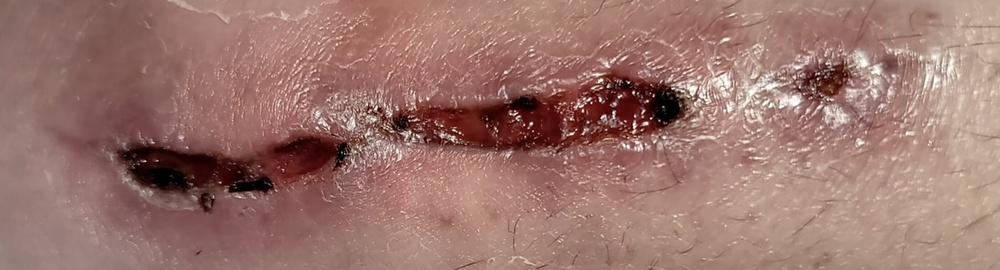
#> input picture ComputerVision/images/ankle3.jpg, 1000 x 270 px, shrunk from 1742 x 470 before the run, found by its file name
$ python scratch_assay_using_scikit_image.py
#> lines starting #> are read from the running program, lines starting #| are printed output that depends on the picture; after the words box and inside, x2 and y2 are one past the last pixel; in counts of white or black regions, pixels touching at a corner belong together
import matplotlib.pyplot as plt
from skimage import io
from skimage.filters.rank import entropy
from skimage.morphology import disk
from skimage.color import rgb2gray
import numpy as np
from skimage.filters import threshold_otsu
import glob

img = io.imread("images/ankle3.jpg")
#> img is the input picture: shape (270, 1000, 3); mean R, G, B 155.6, 117.2, 108.8
gray_img = rgb2gray(img)
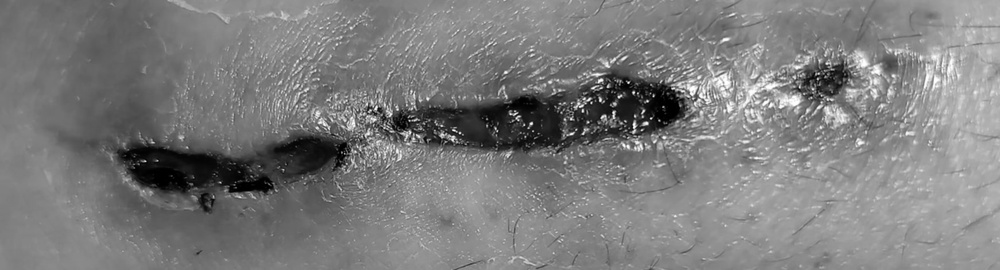
#> gray_img: shape (270, 1000) float64; min 0, max 0.999, mean 0.489
gray_img = (gray_img * 255).astype(np.uint8)
entropy_img = entropy(gray_img, disk(5))
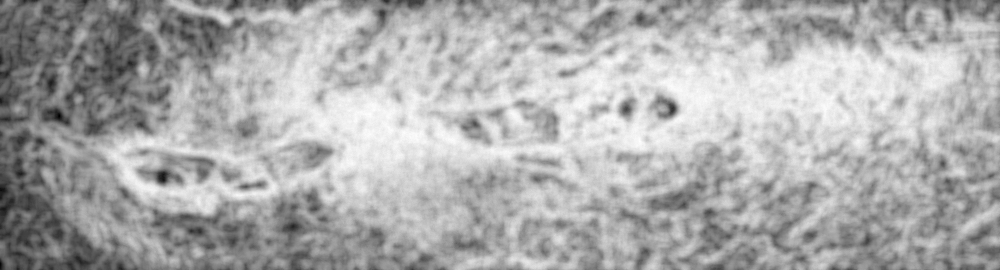
#> entropy_img: shape (270, 1000) float64; min 0.358, max 6.17, mean 4.29; drawn with min black and max white
thresh = threshold_otsu(entropy_img)
#> thresh = 4.14
binary = entropy_img <= thresh
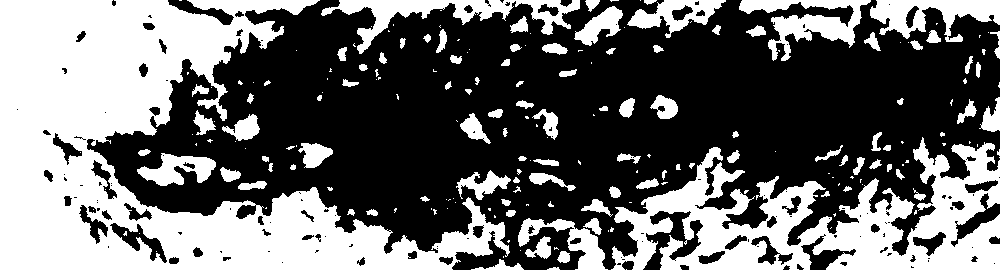
#> binary: shape (270, 1000) bool; 41.2% white; 206 white regions (108 under 20 px), largest, box (x1, y1, x2, y2) and area: (0, 0, 510, 270) 60967, (611, 137, 1000, 270) 23906, (321, 0, 580, 54) 3820

plt.imsave("ankle_gray33.png", gray_img)
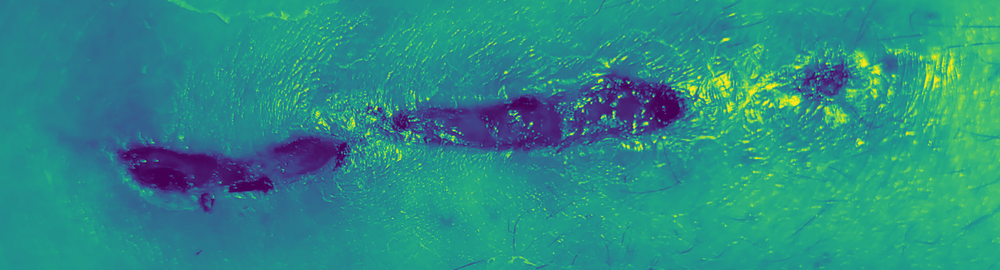
#> saved as ankle_gray33.png: shape (270, 1000, 3); mean R, G, B 42.3, 139.8, 133.4
plt.imsave("ankle_entropy33.png", entropy_img)
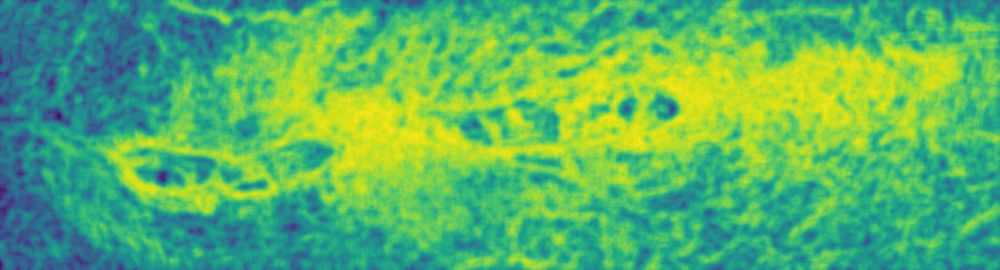
#> saved as ankle_entropy33.png: shape (270, 1000, 3); mean R, G, B 88, 180.9, 102.4
plt.imsave("ankle_binary33.png", binary)
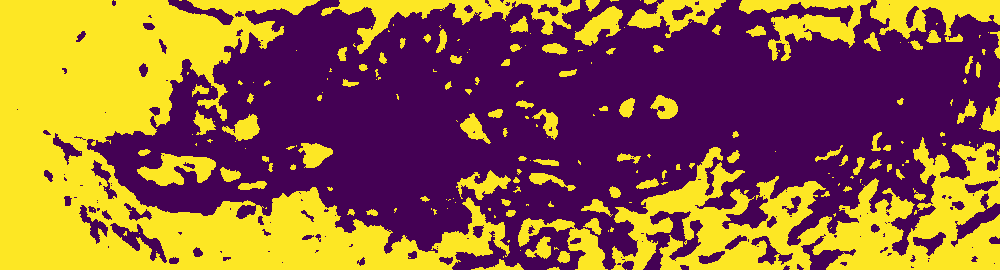
#> saved as ankle_binary33.png: shape (270, 1000, 3); mean R, G, B 144.2, 95.7, 64.2

$ run again, with ComputerVision/images/ankle1.jpg copied over ComputerVision/images/ankle3.jpg
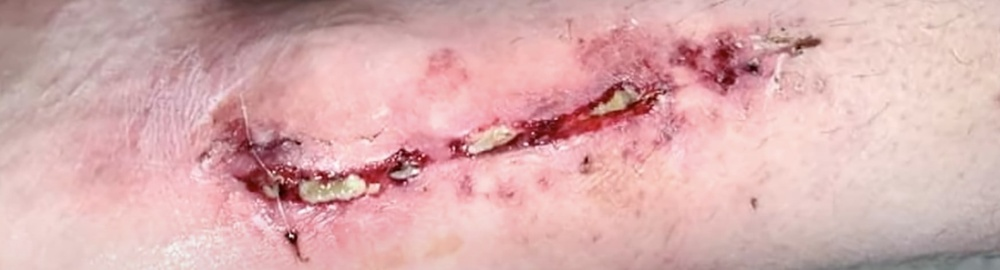
#> input picture ComputerVision/images/ankle1.jpg, 1000 x 270 px, shrunk from 1742 x 470 before the run, found by its file name
#> img is the input picture: shape (270, 1000, 3); mean R, G, B 217.1, 173.1, 173.9
#> thresh = 3.97
#> `binary = entropy_img <= thresh`:
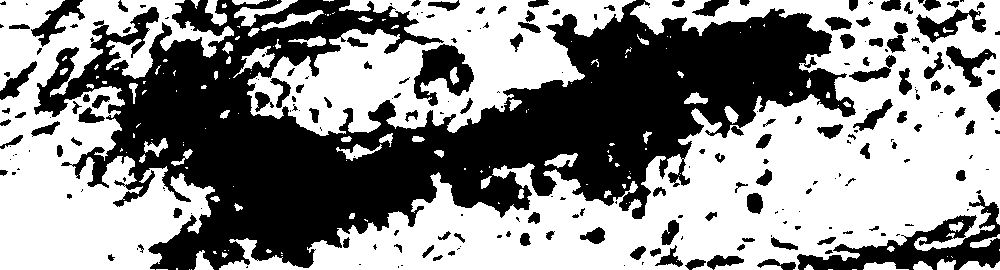
#> binary: shape (270, 1000) bool; 55.4% white; 233 black regions (105 under 20 px), largest, box (x1, y1, x2, y2) and area: (34, 0, 856, 270) 98664, (797, 195, 1000, 270) 5038, (414, 44, 474, 106) 1964
#> `plt.imsave("ankle_binary33.png", binary)`:
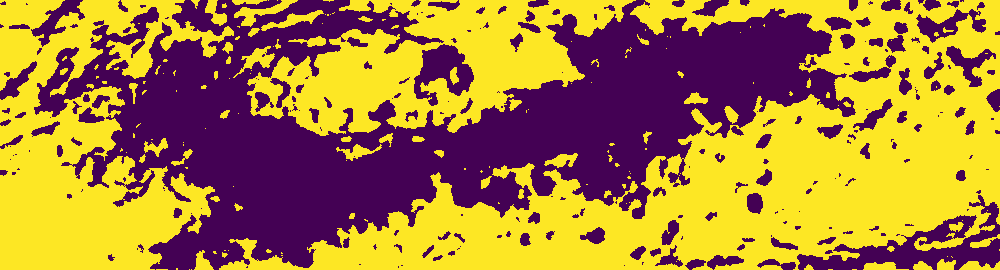
#> saved as ankle_binary33.png: shape (270, 1000, 3); mean R, G, B 170.4, 128.3, 57.4

$ run again, with ComputerVision/images/ankle2.jpg copied over ComputerVision/images/ankle3.jpg
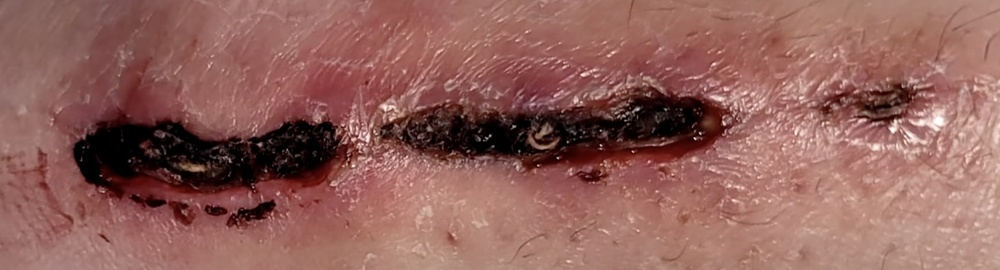
#> input picture ComputerVision/images/ankle2.jpg, 1000 x 270 px, shrunk from 1742 x 470 before the run, found by its file name
#> img is the input picture: shape (270, 1000, 3); mean R, G, B 145.6, 97.6, 90.9
#> thresh = 4.17
#> `binary = entropy_img <= thresh`:
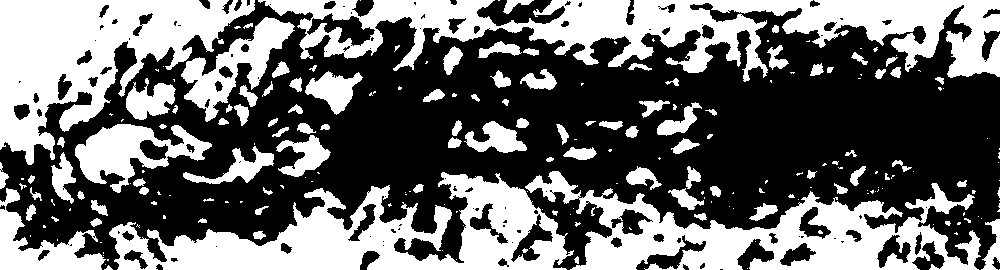
#> binary: shape (270, 1000) bool; 41.8% white; 225 white regions (124 under 20 px), largest, box (x1, y1, x2, y2) and area: (258, 0, 1000, 82) 26475, (109, 172, 574, 270) 20286, (0, 0, 255, 165) 19741
#> `plt.imsave("ankle_binary33.png", binary)`:
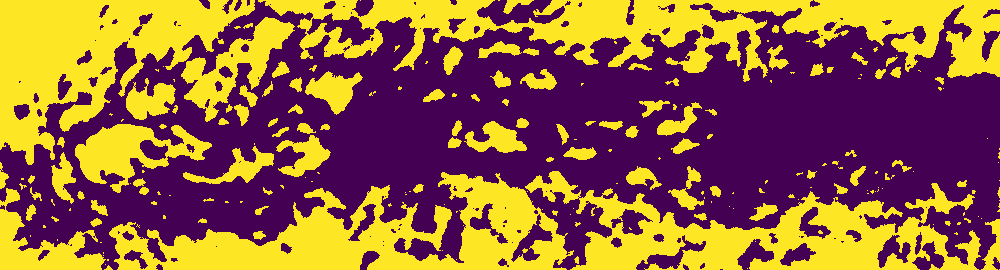
#> saved as ankle_binary33.png: shape (270, 1000, 3); mean R, G, B 145.3, 97.1, 63.9

$ run again, with ComputerVision/images/ankle5.jpg copied over ComputerVision/images/ankle3.jpg
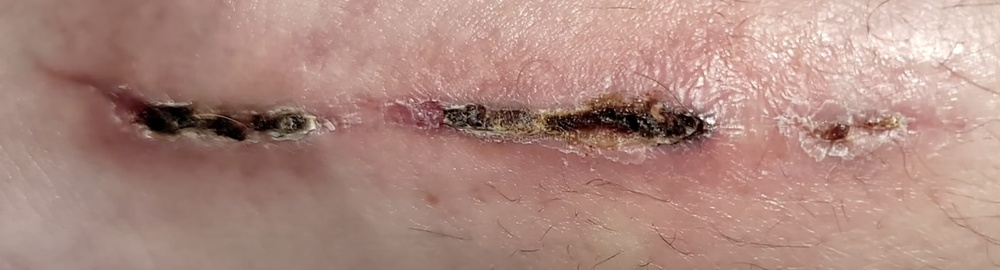
#> input picture ComputerVision/images/ankle5.jpg, 1000 x 270 px, shrunk from 1742 x 470 before the run, found by its file name
#> img is the input picture: shape (270, 1000, 3); mean R, G, B 173.7, 138, 128.4
#> thresh = 3.79
#> `binary = entropy_img <= thresh`:
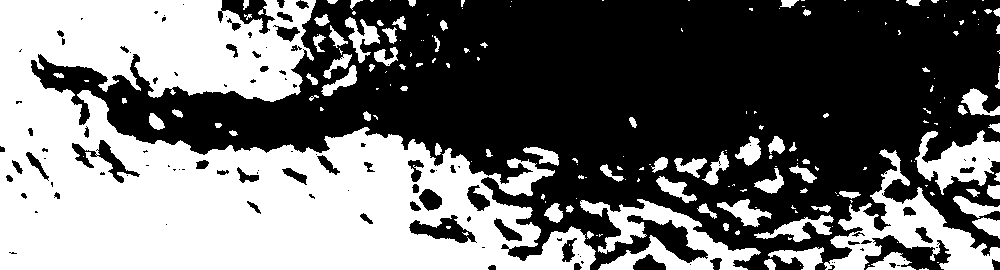
#> binary: shape (270, 1000) bool; 43.6% white; 191 white regions (109 under 20 px), largest, box (x1, y1, x2, y2) and area: (0, 0, 596, 270) 91390, (824, 149, 1000, 270) 6546, (580, 199, 761, 270) 4765
#> `plt.imsave("ankle_binary33.png", binary)`:
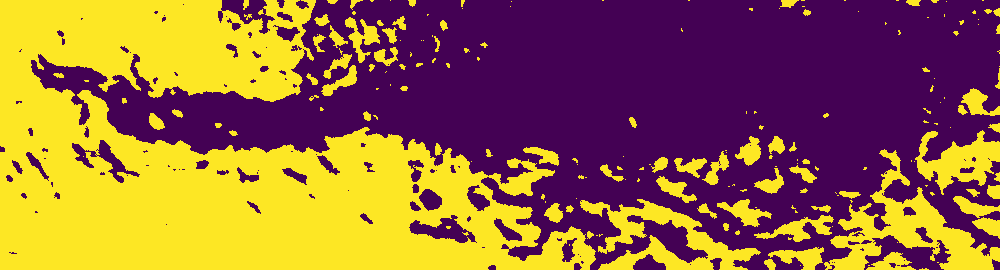
#> saved as ankle_binary33.png: shape (270, 1000, 3); mean R, G, B 148.7, 101.3, 63.1
